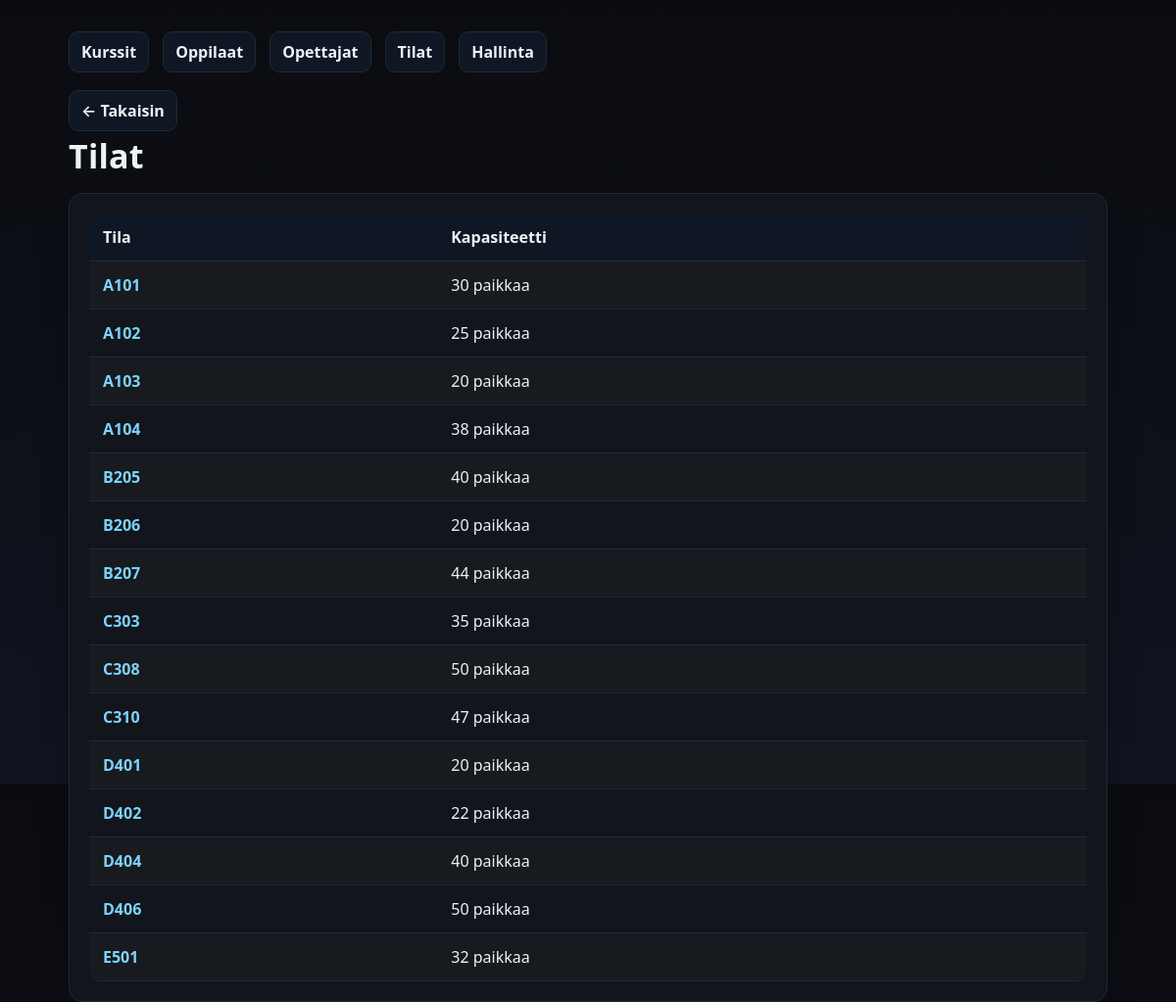
Screenshot of /kurssienhallinta/tilat.php with the database file from the repository.
### tables this page shows
CREATE TABLE `tilat` (
  `tila_id` int(11) NOT NULL,
  `tila_nimi` varchar(50) NOT NULL,
  `paikkoja` int(11) NOT NULL
);

### kurssienhallinta/tilat.php (the view, shortened to what this page needs)
<?php
$pdo = getPDO();
$tilat = $pdo->query("SELECT tila_id, tila_nimi, paikkoja FROM tilat ORDER BY tila_nimi")->fetchAll();
?>
<!doctype html>
<html lang="fi">
<head>
  <link rel="stylesheet" href="styles.css">
</head>
<body>
  <div class="container">
    <div class="nav">
      <a href="index.php">Kurssit</a>
      <a href="oppilaat.php">Oppilaat</a>
      <a href="opettajat.php">Opettajat</a>
      <a href="tilat.php">Tilat</a>
      <a href="admin.php">Hallinta</a>
    </div>
    <a class="back" href="index.php">← Takaisin</a>
    <h1 class="page-title">Tilat</h1>
    <div class="card table-wrap">
      <table>
        <thead>
          <tr>
            <th>Tila</th>
            <th>Kapasiteetti</th>
          </tr>
        </thead>
        <tbody>
          <?php if (!$tilat): ?>
            <tr><td colspan="2" class="muted">Ei tiloja.</td></tr>
          <?php else: ?>
            <?php foreach($tilat as $t): ?>
            <tr>
              <td>
                <a href="tila.php?id=<?= (int)$t['tila_id'] ?>">
                  <?= htmlspecialchars($t['tila_nimi']) ?>
                </a>
              </td>
              <td><?= htmlspecialchars($t['paikkoja']) ?> paikkaa</td>
            </tr>
            <?php endforeach; ?>
          <?php endif; ?>
        </tbody>
      </table>
    </div>
  </div>
</body>
</html>

### kurssienhallinta/styles.css (style rules this page uses)
:root { --bg:#0b0c10; --card:#12151b; --muted:#98a2b3; --text:#edf2f7; --accent:#6ea8fe; --danger:#ef4444; --border:#1f2937; }
* { box-sizing:border-box }
html,body { height:100% }
body { margin:0; font:16px/1.5 system-ui,-apple-system,Segoe UI,Roboto,Ubuntu,'Helvetica Neue',Arial; background:linear-gradient(180deg,#0b0c10 0%, #0f1420 100%); color:var(--text); }
.container { max-width:1100px;margin:32px auto;padding:0 20px }
.card { background:var(--card); border:1px solid var(--border); border-radius:14px; padding:20px; box-shadow:0 10px 30px rgba(0,0,0,.25); }
.page-title { margin:0 0 12px; font-size:clamp(24px,3.2vw,34px); letter-spacing:.2px; }
.nav { display:flex;gap:14px;flex-wrap:wrap;margin:0 0 18px }
.nav a,.back { color:var(--text); text-decoration:none; background:#0f1724; border:1px solid var(--border); padding:8px 12px;border-radius:10px; transition:all .15s ease; }
.back { display:inline-flex;align-items:center;gap:8px }
.table-wrap { overflow:auto }
table { width:100%;border-collapse:collapse;border-radius:12px;overflow:hidden }
th,td { padding:12px 14px;border-bottom:1px solid var(--border);text-align:left;vertical-align:top }
thead th { background:#0f1724;font-weight:600 }
tbody tr:nth-child(odd) { background:rgba(255,255,255,.02) }
a { color: #7dd3fc; text-decoration: none; font-weight: 600; transition: color .15s ease; }

### rows the page displays
tilat: tila_nimi "A101", paikkoja "30"
tilat: tila_nimi "A102", paikkoja "25"
tilat: tila_nimi "A103", paikkoja "20"
tilat: tila_nimi "A104", paikkoja "38"
tilat: tila_nimi "B205", paikkoja "40"
tilat: tila_nimi "B206", paikkoja "20"
tilat: tila_nimi "B207", paikkoja "44"
tilat: tila_nimi "C303", paikkoja "35"
tilat: tila_nimi "C308", paikkoja "50"
tilat: tila_nimi "C310", paikkoja "47"
tilat: tila_nimi "D401", paikkoja "20"
tilat: tila_nimi "D402", paikkoja "22"
tilat: tila_nimi "D404", paikkoja "40"
tilat: tila_nimi "D406", paikkoja "50"
tilat: tila_nimi "E501", paikkoja "32"
